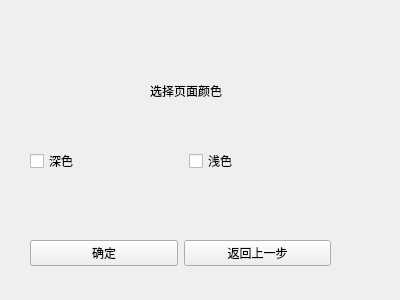
<?xml version="1.0" encoding="UTF-8"?>
<ui version="4.0">
 <class>color_mode</class>
 <widget class="QWidget" name="color_mode">
  <property name="geometry">
   <rect>
    <x>0</x>
    <y>0</y>
    <width>400</width>
    <height>300</height>
   </rect>
  </property>
  <property name="windowTitle">
   <string>Form</string>
  </property>
  <widget class="QLabel" name="lb_choosecolor">
   <property name="geometry">
    <rect>
     <x>150</x>
     <y>70</y>
     <width>141</width>
     <height>41</height>
    </rect>
   </property>
   <property name="text">
    <string>选择页面颜色</string>
   </property>
  </widget>
  <widget class="QWidget" name="">
   <property name="geometry">
    <rect>
     <x>30</x>
     <y>150</y>
     <width>311</width>
     <height>22</height>
    </rect>
   </property>
   <layout class="QHBoxLayout" name="up">
    <item>
     <widget class="QCheckBox" name="cbBlack">
      <property name="text">
       <string>深色</string>
      </property>
     </widget>
    </item>
    <item>
     <widget class="QCheckBox" name="cbWhite">
      <property name="text">
       <string>浅色</string>
      </property>
     </widget>
    </item>
   </layout>
  </widget>
  <widget class="QWidget" name="">
   <property name="geometry">
    <rect>
     <x>30</x>
     <y>240</y>
     <width>301</width>
     <height>26</height>
    </rect>
   </property>
   <layout class="QHBoxLayout" name="down">
    <item>
     <widget class="QPushButton" name="btn_confirm">
      <property name="text">
       <string>确定</string>
      </property>
     </widget>
    </item>
    <item>
     <widget class="QPushButton" name="btn_return">
      <property name="text">
       <string>返回上一步</string>
      </property>
     </widget>
    </item>
   </layout>
  </widget>
 </widget>
 <resources/>
 <connections/>
</ui>
